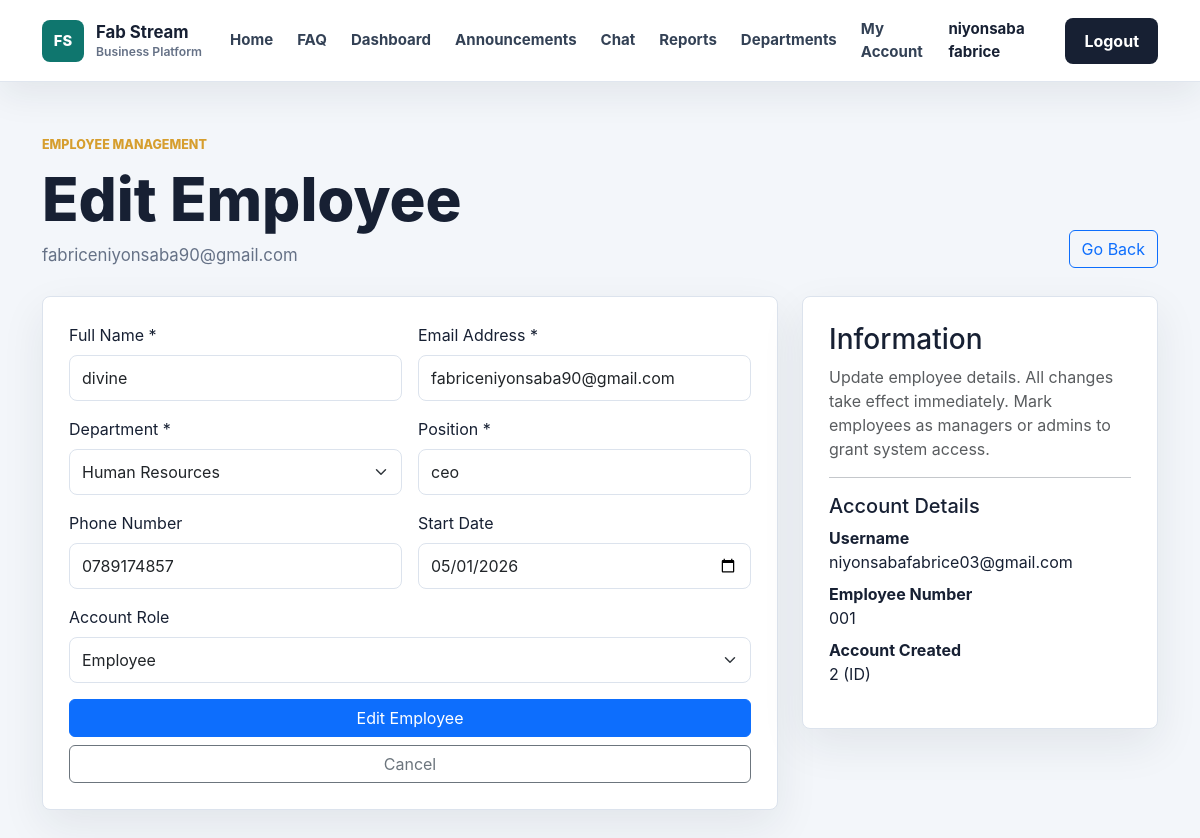
Page /admin/employees/2/edit (signed in) on the earlier database version.
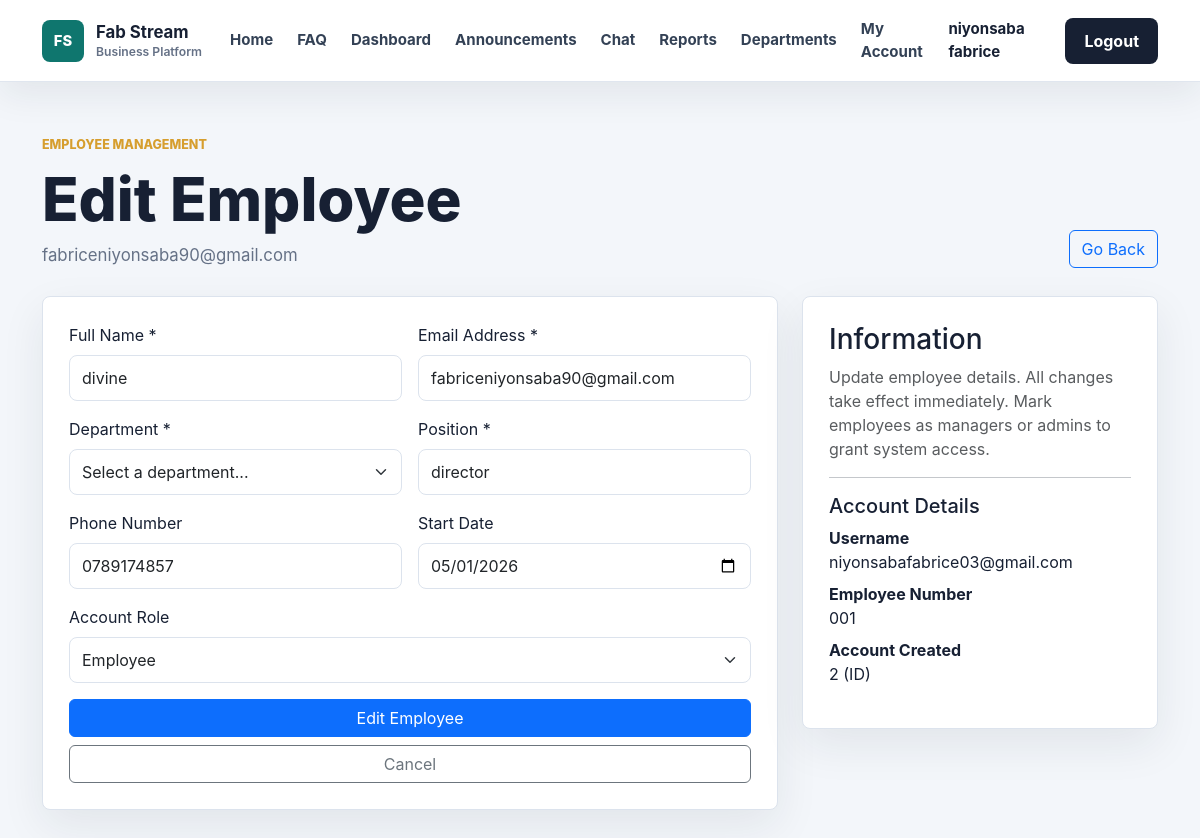
Same page on the later database version.
### app/models.py (models this page shows, shortened)
class User(db.Model, UserMixin):
    id = db.Column(db.Integer, primary_key=True)
    username = db.Column(db.String(100), unique=True, nullable=False)
    email = db.Column(db.String(120), unique=True, nullable=False)
    password = db.Column(db.String(200), nullable=False)
    role = db.Column(db.String(20), default='employee')
    full_name = db.Column(db.String(120), nullable=True)
    employee_number = db.Column(db.String(40), unique=True, nullable=True)
    phone = db.Column(db.String(40), nullable=True)
    department = db.Column(db.String(80), nullable=True)
    position = db.Column(db.String(100), nullable=True)
    hire_date = db.Column(db.String(20), nullable=True)

### app/routes.py (the view, shortened to what this page needs)
@routes.route('/admin/employees/<int:employee_id>/edit', methods=['GET', 'POST'])
@login_required
def edit_employee(employee_id):
    require_admin()
    employee = User.query.get_or_404(employee_id)
    return render_template('employee_form.html', employee=employee, action='Edit', department_list=department_names())

### app/__init__.py (called while the page is built)
def create_app():
    app = Flask(__name__)
    app.config.from_object(Config)
    app.config['UPLOAD_FOLDER'] = os.path.join(app.instance_path, app.config['UPLOAD_FOLDER'])
    os.makedirs(app.config['UPLOAD_FOLDER'], exist_ok=True)
    db.init_app(app)
    bcrypt.init_app(app)
    login_manager.init_app(app)
    socketio.init_app(app)
    from app.models import User
    @login_manager.user_loader
    def load_user(user_id):
        return User.query.get(int(user_id))
    from app.routes import routes
    app.register_blueprint(routes)
    with app.app_context():
        db.create_all()
        ensure_user_profile_columns()
        ensure_employee_task_attachment_columns()
        ensure_chat_message_attachment_columns()
        ensure_direct_message_attachment_columns()
    return app

### app/routes.py (called while the page is built)
def department_names():
    try:
        names = [dept.name for dept in Department.query.order_by(Department.name.asc()).all()]
        if names:
            return names
    except Exception:
        pass
    return [department['name'] for department in DEPARTMENTS]

def is_admin(user=None):
    user = user or current_user
    return user.is_authenticated and user.role in ADMIN_ROLES

### app/templates/employee_form.html (shortened to what the changed rows need)
{% extends 'base.html' %}
{% block content %}
<section class="app-page">
    <div class="container">
        <div class="app-header">
            <div>
                <p class="section-kicker">Employee Management</p>
                <h1>{{ action }} Employee</h1>
                {% if employee %}
                    <p>{{ employee.email }}</p>
                {% endif %}
            </div>
        </div>
        <div class="row g-4">
            <div class="col-lg-8">
                <div class="work-panel">
                    <form method="POST">
                        <div class="row g-3 mb-3">
                            <div class="col-md-6">
                                <label class="form-label" for="full_name">Full Name *</label>
                                <input class="form-control" id="full_name" name="full_name" value="{{ employee.full_name or '' }}" placeholder="John Doe" required>
                            </div>
                            <div class="col-md-6">
                                <label class="form-label" for="email">Email Address *</label>
                                <input class="form-control" id="email" name="email" type="email" value="{{ employee.email or '' }}" placeholder="john@company.com" required>
                            </div>
                        </div>
                        <div class="row g-3 mb-3">
                            <div class="col-md-6">
                                <label class="form-label" for="department">Department *</label>
                                <select class="form-select" id="department" name="department" required>
                                    <option value="">Select a department...</option>
                                    {% for dept in department_list %}
                                        <option value="{{ dept }}" {% if employee and employee.department == dept %}selected{% endif %}>{{ dept }}</option>
                                    {% endfor %}
                                </select>
                            </div>
                            <div class="col-md-6">
                                <label class="form-label" for="position">Position *</label>
                                <input class="form-control" id="position" name="position" value="{{ employee.position or '' }}" placeholder="e.g., Senior Manager" required>
                            </div>
                        </div>
                        <div class="row g-3 mb-3">
                            <div class="col-md-6">
                                <label class="form-label" for="phone">Phone Number</label>
                                <input class="form-control" id="phone" name="phone" value="{{ employee.phone or '' }}" placeholder="+1 (555) 123-4567">
                            </div>
                            <div class="col-md-6">
                                <label class="form-label" for="hire_date">Start Date</label>
                                <input class="form-control" id="hire_date" name="hire_date" type="date" value="{{ employee.hire_date or '' }}">
                            </div>
                        </div>
                        <div class="mb-3">
                            <label class="form-label" for="role">Account Role</label>
                            <select class="form-select" id="role" name="role">
                                <option value="employee" {% if employee and employee.role == 'employee' %}selected{% endif %}>Employee</option>
                            </select>
                        </div>
                    </form>
                </div>
            </div>
            <div class="col-lg-4">
                <div class="work-panel">
                    {% if employee %}
                        <hr>
                        <h5>Account Details</h5>
                        <dl class="text-small">
                            <div>
                                <dt>Username</dt>
                                <dd>{{ employee.username }}</dd>
                            </div>
                            <div>
                                <dt>Employee Number</dt>
                                <dd>{{ employee.employee_number or 'Not set' }}</dd>
                            </div>
                            <div>
                                <dt>Account Created</dt>
                                <dd>{{ employee.id }} (ID)</dd>
                            </div>
                        </dl>
                    {% endif %}
                </div>
            </div>
        </div>
    </div>
</section>
{% endblock %}

Differences in the rows shown:
changed User "fabriceniyonsaba90@gmail.com": position "ceo" → "director"; department "Human Resources" → (not shown)
Other differences:
form field department: (not shown) → "Select a department..."
